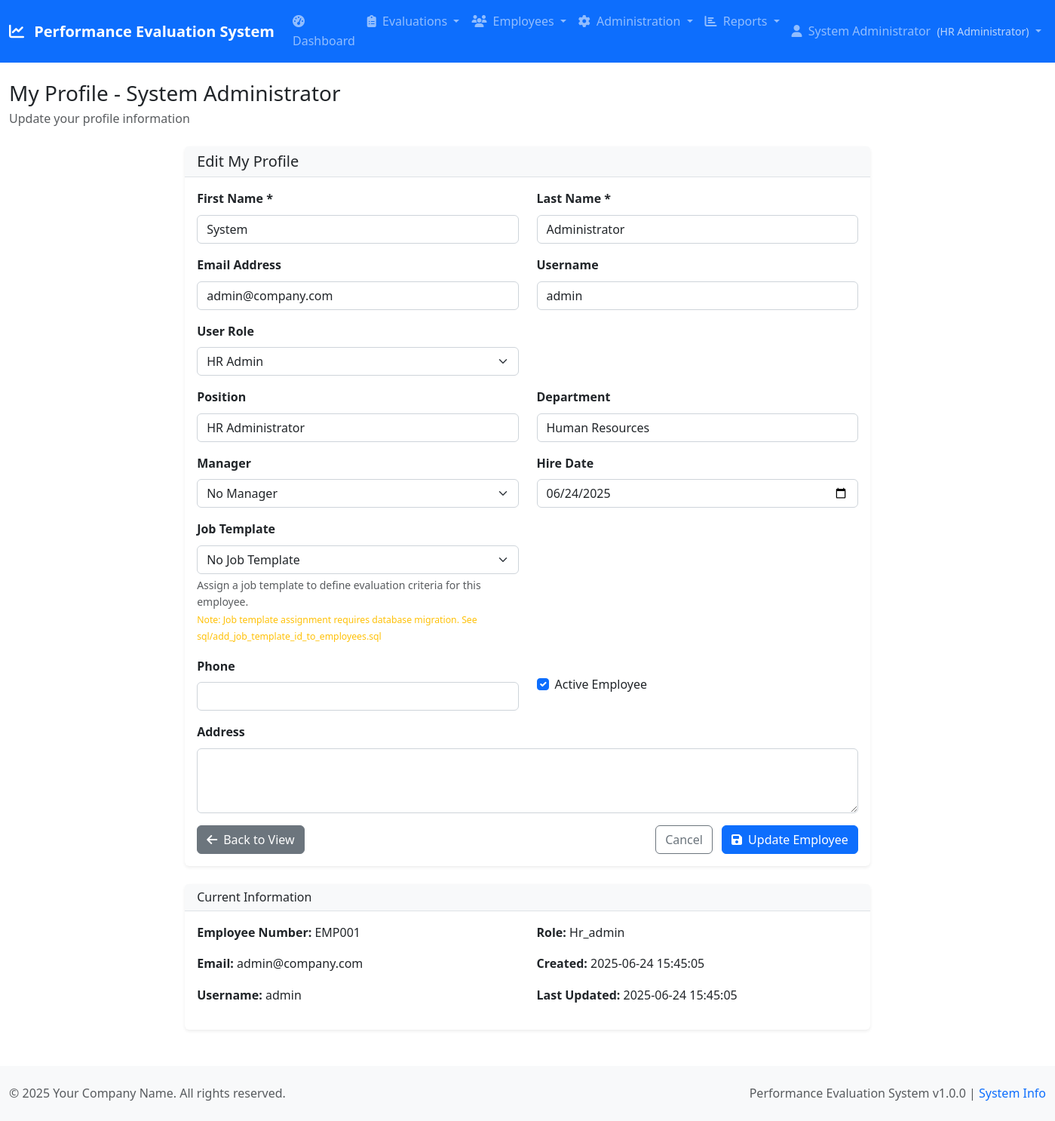
The page /employees/edit.php?id=1 (signed in) on the database its author committed.
### tables this page shows
CREATE TABLE employees (
    employee_id INT AUTO_INCREMENT PRIMARY KEY,
    user_id INT UNIQUE,
    employee_number VARCHAR(20) UNIQUE,
    first_name VARCHAR(50) NOT NULL,
    last_name VARCHAR(50) NOT NULL,
    position VARCHAR(100),
    department VARCHAR(100),
    manager_id INT,
    job_template_id INT,
    hire_date DATE,
    phone VARCHAR(20),
    address TEXT,
    active BOOLEAN DEFAULT TRUE,
    created_at TIMESTAMP DEFAULT CURRENT_TIMESTAMP,
    updated_at TIMESTAMP DEFAULT CURRENT_TIMESTAMP ON UPDATE CURRENT_TIMESTAMP,
    FOREIGN KEY (user_id) REFERENCES users(user_id) ON DELETE SET NULL,
    FOREIGN KEY (manager_id) REFERENCES employees(employee_id) ON DELETE SET NULL,
    INDEX idx_employee_number (employee_number),
    INDEX idx_manager (manager_id),
    INDEX idx_job_template (job_template_id),
    INDEX idx_department (department),
    INDEX idx_active (active)
);

CREATE TABLE users (
    user_id INT AUTO_INCREMENT PRIMARY KEY,
    username VARCHAR(50) UNIQUE NOT NULL,
    email VARCHAR(100) UNIQUE NOT NULL,
    password_hash VARCHAR(255) NOT NULL,
    role ENUM('hr_admin', 'manager', 'employee') NOT NULL DEFAULT 'employee',
    is_active BOOLEAN DEFAULT TRUE,
    last_login TIMESTAMP NULL,
    created_at TIMESTAMP DEFAULT CURRENT_TIMESTAMP,
    updated_at TIMESTAMP DEFAULT CURRENT_TIMESTAMP ON UPDATE CURRENT_TIMESTAMP,
    INDEX idx_username (username),
    INDEX idx_email (email),
    INDEX idx_role (role)
);

### config/database.php (called while the page is built, shortened)
<?php
$db_options = [
    PDO::ATTR_ERRMODE => PDO::ERRMODE_EXCEPTION,
    PDO::ATTR_DEFAULT_FETCH_MODE => PDO::FETCH_ASSOC,
    PDO::ATTR_EMULATE_PREPARES => false,
    PDO::MYSQL_ATTR_INIT_COMMAND => "SET NAMES " . DB_CHARSET
];
try {
    $dsn = "mysql:host=" . DB_HOST . ";dbname=" . DB_NAME . ";charset=" . DB_CHARSET;
    $pdo = new PDO($dsn, DB_USER, DB_PASS, $db_options);
} catch (PDOException $e) {
    error_log("Database connection failed: " . $e->getMessage());
    die("Database connection failed. Please check your configuration.");
}
function getDbConnection() {
    global $pdo;
    return $pdo;
}
function executeQuery($sql, $params = []) {
    $pdo = getDbConnection();
    $stmt = $pdo->prepare($sql);
    $stmt->execute($params);
    return $stmt;
}
function fetchOne($sql, $params = []) {
    $stmt = executeQuery($sql, $params);
    return $stmt->fetch();
}
?>

### includes/auth.php (called while the page is built, shortened)
<?php
require_once __DIR__ . '/../config/config.php';
require_once __DIR__ . '/../classes/User.php';
function isAuthenticated() {
    $user = new User();
    return $user->isLoggedIn();
}
function isHRAdmin() {
    return isAuthenticated() && $_SESSION['user_role'] === 'hr_admin';
}
?>

### classes/User.php (called while the page is built, shortened)
<?php
require_once __DIR__ . '/../config/config.php';
class User {
    public function isLoggedIn() {
        return isset($_SESSION['user_id']) && $this->isSessionValid();
    }
    private function isSessionValid() {
        return true;
    }
}
?>

### classes/Employee.php (called while the page is built, shortened)
<?php
require_once __DIR__ . '/../config/config.php';
class Employee {
    public function getEmployeeById($employeeId, $includeInactive = false) {
        try {
            $whereClause = "WHERE e.employee_id = ?";
            $sql = "SELECT e.*, u.username, u.email, u.role,
                           m.first_name as manager_first_name, m.last_name as manager_last_name
                    FROM employees e
                    LEFT JOIN users u ON e.user_id = u.user_id
                    LEFT JOIN employees m ON e.manager_id = m.employee_id
                    $whereClause";
            $result = fetchOne($sql, [$employeeId]);
            return $result;
        } catch (Exception $e) {
            error_log("Error in getEmployeeById: " . $e->getMessage());
            throw $e;
        }
    }
}
?>

### config/config.php (called while the page is built, shortened)
<?php
require_once __DIR__ . '/database.php';
function formatDate($date, $format = 'Y-m-d H:i:s') {
    return date($format, strtotime($date));
}
?>

### public/employees/edit.php (the view, shortened to what this page needs)
<?php
require_once __DIR__ . '/../../includes/auth.php';
require_once __DIR__ . '/../../classes/Employee.php';
require_once __DIR__ . '/../../classes/User.php';
$employeeId = $_GET['id'] ?? null;
$currentEmployeeId = $_SESSION['employee_id'] ?? null;
$isSelfEdit = ($currentEmployeeId == $employeeId);
$employeeClass = new Employee();
$includeInactive = isHRAdmin();
$employee = $employeeClass->getEmployeeById($employeeId, $includeInactive);
include __DIR__ . '/../../templates/header.php';
?>
<div class="row justify-content-center">
    <div class="col-md-8">
        <div class="card">
            <div class="card-header">
                <h5 class="card-title mb-0"><?php echo $isSelfEdit ? 'Edit My Profile' : 'Edit Employee Information'; ?></h5>
            </div>
            <div class="card-body">
                <form method="POST">
                    <div class="row">
                        <div class="col-md-6">
                            <div class="mb-3">
                                <label for="first_name" class="form-label">First Name *</label>
                                <input type="text" class="form-control" id="first_name" name="first_name"
                                       value="<?php echo htmlspecialchars($employee['first_name']); ?>" required>
                            </div>
                        </div>
                        <div class="col-md-6">
                            <div class="mb-3">
                                <label for="last_name" class="form-label">Last Name *</label>
                                <input type="text" class="form-control" id="last_name" name="last_name"
                                       value="<?php echo htmlspecialchars($employee['last_name']); ?>" required>
                            </div>
                        </div>
                    </div>
                    <?php if (isHRAdmin()): ?>
                    <div class="row">
                        <div class="col-md-6">
                            <div class="mb-3">
                                <label for="email" class="form-label">Email Address</label>
                                <input type="email" class="form-control" id="email" name="email"
                                       value="<?php echo htmlspecialchars($employee['email'] ?? ''); ?>">
                            </div>
                        </div>
                        <div class="col-md-6">
                            <div class="mb-3">
                                <label for="username" class="form-label">Username</label>
                                <input type="text" class="form-control" id="username" name="username"
                                       value="<?php echo htmlspecialchars($employee['username'] ?? ''); ?>">
                            </div>
                        </div>
                    </div>
                    <div class="row">
                        <div class="col-md-6">
                            <div class="mb-3">
                                <label for="role" class="form-label">User Role</label>
                                <select class="form-select" id="role" name="role">
                                    <option value="hr_admin" <?php echo ($employee['role'] ?? '') === 'hr_admin' ? 'selected' : ''; ?>>HR Admin</option>
                                </select>
                            </div>
                        </div>
                        <div class="col-md-6">
                        </div>
                    </div>
                    <div class="row">
                        <div class="col-md-6">
                            <div class="mb-3">
                                <label for="position" class="form-label">Position</label>
                                <input type="text" class="form-control" id="position" name="position"
                                       value="<?php echo htmlspecialchars($employee['position'] ?? ''); ?>">
                            </div>
                        </div>
                        <div class="col-md-6">
                            <div class="mb-3">
                                <label for="department" class="form-label">Department</label>
                                <input type="text" class="form-control" id="department" name="department"
                                       value="<?php echo htmlspecialchars($employee['department'] ?? ''); ?>"
                                       list="departments">
                            </div>
                        </div>
                    </div>
                    <?php endif; ?>
                    <?php if (isHRAdmin()): ?>
                    <div class="row">
                        <div class="col-md-6">
                            <div class="mb-3">
                                <label for="manager_id" class="form-label">Manager</label>
                                <select class="form-select" id="manager_id" name="manager_id">
                                    <option value="">No Manager</option>
                                </select>
                            </div>
                        </div>
                        <div class="col-md-6">
                            <div class="mb-3">
                                <label for="hire_date" class="form-label">Hire Date</label>
                                <input type="date" class="form-control" id="hire_date" name="hire_date"
                                       value="<?php echo $employee['hire_date']; ?>">
                            </div>
                        </div>
                    </div>
                    <div class="row">
                        <div class="col-md-6">
                            <div class="mb-3">
                                <label for="job_template_id" class="form-label">Job Template</label>
                                <select class="form-select" id="job_template_id" name="job_template_id">
                                    <option value="">No Job Template</option>
                                </select>
                                <div class="form-text">
                                    Assign a job template to define evaluation criteria for this employee.
                                    <br><small class="text-warning">Note: Job template assignment requires database migration. See sql/add_job_template_id_to_employees.sql</small>
                                </div>
                            </div>
                        </div>
                        <div class="col-md-6">
                        </div>
                    </div>
                    <?php endif; ?>
                    <div class="row">
                        <div class="col-md-6">
                            <div class="mb-3">
                                <label for="phone" class="form-label">Phone</label>
                                <input type="tel" class="form-control" id="phone" name="phone"
                                       value="<?php echo htmlspecialchars($employee['phone'] ?? ''); ?>">
                            </div>
                        </div>
                        <?php if (isHRAdmin()): ?>
                        <div class="col-md-6">
                            <div class="mb-3">
                                <div class="form-check mt-4">
                                    <input class="form-check-input" type="checkbox" id="active" name="active"
                                           <?php echo $employee['active'] ? 'checked' : ''; ?>>
                                    <label class="form-check-label" for="active">
                                        Active Employee
                                    </label>
                                </div>
                            </div>
                        </div>
                        <?php endif; ?>
                    </div>
                    <div class="mb-3">
                        <label for="address" class="form-label">Address</label>
                        <textarea class="form-control" id="address" name="address" rows="3"><?php echo htmlspecialchars($employee['address'] ?? ''); ?></textarea>
                    </div>
                    <div class="d-flex justify-content-between">
                        <a href="/employees/view.php?id=<?php echo $employee['employee_id']; ?>" class="btn btn-secondary">
                            <i class="fas fa-arrow-left me-2"></i>Back to View
                        </a>
                        <div>
                            <a href="/employees/list.php" class="btn btn-outline-secondary me-2">Cancel</a>
                            <button type="submit" class="btn btn-primary" onclick="console.log('Submit button clicked'); return true;">
                                <i class="fas fa-save me-2"></i>Update Employee
                            </button>
                        </div>
                    </div>
                </form>
            </div>
        </div>
    </div>
</div>
<div class="row justify-content-center mt-4">
    <div class="col-md-8">
        <div class="card">
            <div class="card-header">
                <h6 class="card-title mb-0">Current Information</h6>
            </div>
            <div class="card-body">
                <div class="row">
                    <div class="col-md-6">
                        <p><strong>Employee Number:</strong> <?php echo htmlspecialchars($employee['employee_number']); ?></p>
                        <p><strong>Email:</strong> <?php echo htmlspecialchars($employee['email'] ?? 'N/A'); ?></p>
                        <p><strong>Username:</strong> <?php echo htmlspecialchars($employee['username'] ?? 'N/A'); ?></p>
                    </div>
                    <div class="col-md-6">
                        <p><strong>Role:</strong> <?php echo htmlspecialchars(ucfirst($employee['role'] ?? 'N/A')); ?></p>
                        <p><strong>Created:</strong> <?php echo formatDate($employee['created_at'] ?? null); ?></p>
                        <p><strong>Last Updated:</strong> <?php echo formatDate($employee['updated_at'] ?? null); ?></p>
                    </div>
                </div>
            </div>
        </div>
    </div>
</div>
<?php include __DIR__ . '/../../templates/footer.php'; ?>

### public/assets/css/style.css (style rules this page uses)
:root { --primary-color: #0d6efd; --secondary-color: #6c757d; --success-color: #198754; --danger-color: #dc3545; --warning-color: #ffc107; --info-color: #0dcaf0; --light-color: #f8f9fa; --dark-color: #212529; --border-radius: 0.375rem; --box-shadow: 0 0.125rem 0.25rem rgba(0, 0, 0, 0.075); --transition: all 0.15s ease-in-out; }
body { font-family: 'Segoe UI', Tahoma, Geneva, Verdana, sans-serif; line-height: 1.6; color: var(--dark-color); }
.card { border: none; box-shadow: var(--box-shadow); transition: var(--transition); }
.card-header { background-color: var(--light-color); border-bottom: 1px solid #dee2e6; font-weight: 600; }
.btn { font-weight: 500; transition: var(--transition); }
.form-label { font-weight: 600; color: var(--dark-color); }
.form-control, .form-select { border: 1px solid #ced4da; transition: var(--transition); }

### rows shown on the page
employees: first_name "System", last_name "Administrator", email "admin@company.com", username "admin", position "HR Administrator", department "Human Resources", hire_date "06/24/2025", active "☑", employee_number "EMP001", user.email "admin@company.com", user.username "admin", user.role "Hr_admin", created_at "2025-06-24 15:45:05", updated_at "2025-06-24 15:45:05"
users: role "HR Admin"

### other values the page prints
getAppSetting('system_name', APP_NAME) "Performance Evaluation System"
$item['title'] "Dashboard"
$item['title'] "Evaluations"
$item['title'] "Employees"
$item['title'] "Administration"
$item['title'] "Reports"
getUserDisplayName() "System Administrator"
getUserRoleDisplayName() "HR Administrator"
$pageTitle "My Profile - System Administrator"
$pageDescription "Update your profile information"
getAppSetting('company_name', 'Your Company') "Your Company Name"
APP_VERSION "1.0.0"
